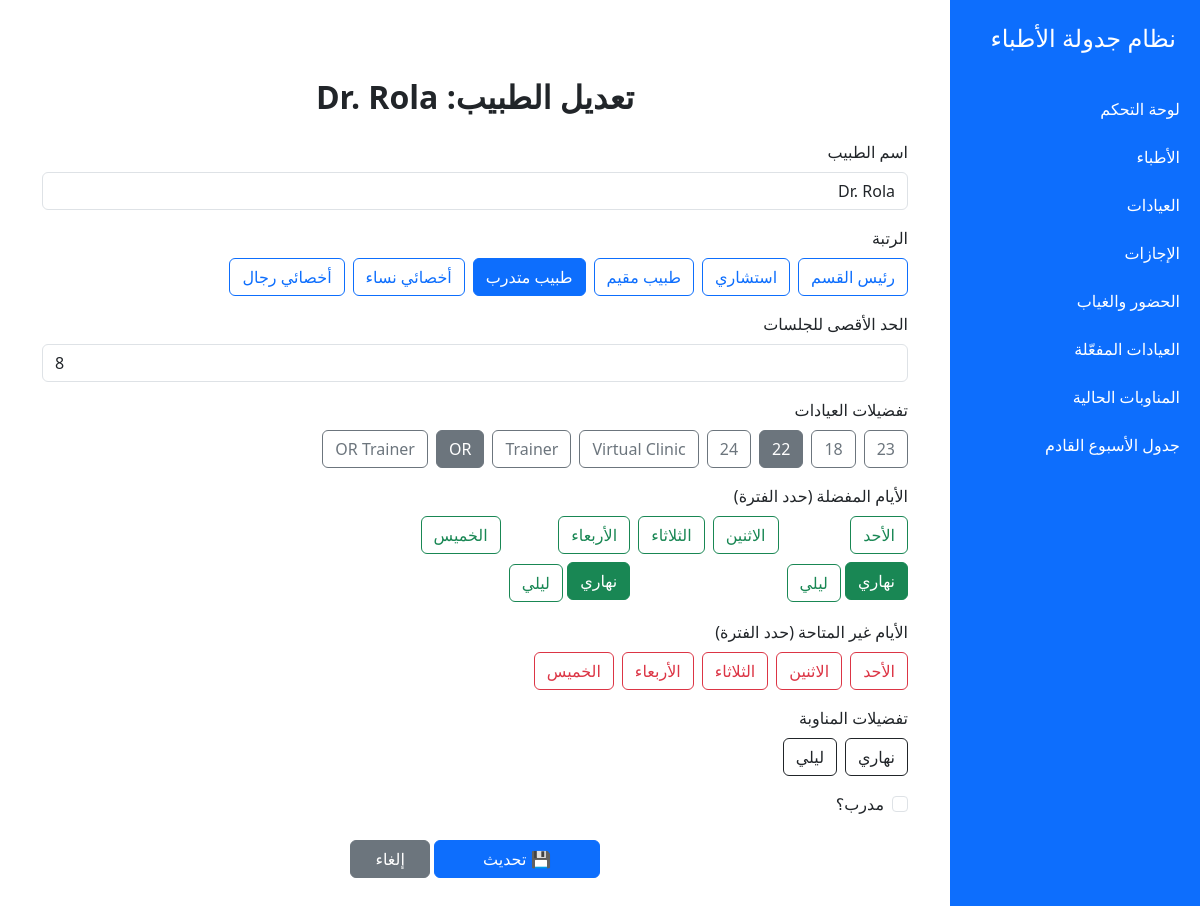
The app's page /dashboard/doctors/5/edit/, older data.
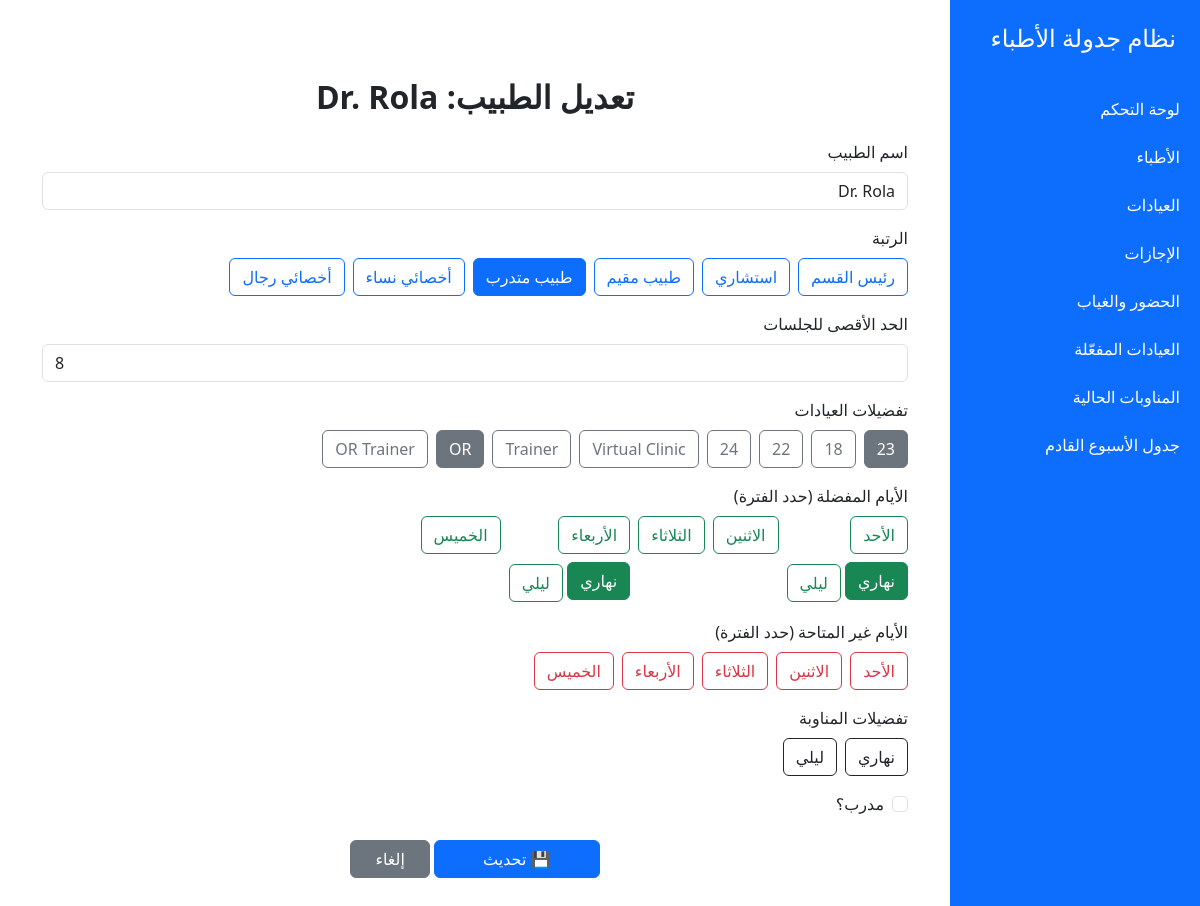
The same page, newer data.
### doctors_app/views.py (the view, shortened to what this page needs)
# urls.py: path('doctors/<int:doctor_id>/edit/', views.edit_doctor, name='edit_doctor'),
def edit_doctor(request, doctor_id):
    doctor = get_object_or_404(Doctor, pk=doctor_id)
    context = {
        'doctor': doctor,
        'roles': ["رئيس القسم", "استشاري", "طبيب مقيم", "طبيب متدرب", "أخصائي نساء", "أخصائي رجال"],
        'clinic_names': Clinic.objects.values_list('name', flat=True),
        'work_days': WORK_DAYS,
        'shift_types': ['نهاري', 'ليلي']
    }
    return render(request, 'edit_doctor.html', context)

### templates/edit_doctor.html (shortened to what this page needs)
{% extends "base.html" %}
{% block content %}
<div class="container mt-5">
  <h2 class="mb-4 text-center fw-bold">تعديل الطبيب: {{ doctor.name }}</h2>
  <form method="post">
    <div class="mb-3">
      <label class="form-label">اسم الطبيب</label>
      <input type="text" class="form-control" name="name" value="{{ doctor.name }}" required>
    </div>
    <div class="mb-3">
      <label class="form-label">الرتبة</label>
      <div class="d-flex flex-wrap gap-2">
        {% for role in roles %}
          <button type="button" class="btn btn-outline-primary {% if doctor.specialty == role %}active{% endif %}" onclick="selectRole('{{ role }}', this)">{{ role }}</button>
        {% endfor %}
      </div>
    </div>
    <div class="mb-3">
      <label class="form-label">الحد الأقصى للجلسات</label>
      <input type="number" class="form-control" name="max_sessions" value="{{ doctor.max_sessions }}" required>
    </div>
    <div class="mb-3">
      <label class="form-label">تفضيلات العيادات</label>
      <div class="d-flex flex-wrap gap-2">
        {% for clinic in clinic_names %}
          <button type="button" class="btn btn-outline-secondary {% if clinic in doctor.preferred_clinics %}active{% endif %}" onclick="toggleSelection(this, 'preferred_clinics')">{{ clinic }}</button>
        {% endfor %}
      </div>
    </div>
    <div class="mb-3">
      <label class="form-label">الأيام المفضلة (حدد الفترة)</label>
      <div class="d-flex flex-wrap gap-2">
        {% for day in work_days %}
          <div class="day-block">
            <button type="button" class="btn btn-outline-success" onclick="toggleDay('{{ day }}', 'preferred')">{{ day }}</button>
            <div id="preferred-{{ day }}" class="mt-2" style="display: none;">
              <button type="button" class="btn btn-outline-success mb-1" onclick="togglePreferredDay('{{ day }}', 'نهاري', this)">نهاري</button>
              <button type="button" class="btn btn-outline-success" onclick="togglePreferredDay('{{ day }}', 'ليلي', this)">ليلي</button>
            </div>
          </div>
        {% endfor %}
      </div>
    </div>
    <div class="mb-3">
      <label class="form-label">الأيام غير المتاحة (حدد الفترة)</label>
      <div class="d-flex flex-wrap gap-2">
        {% for day in work_days %}
          <div class="day-block">
            <button type="button" class="btn btn-outline-danger" onclick="toggleDay('{{ day }}', 'unavailable')">{{ day }}</button>
          </div>
        {% endfor %}
      </div>
    </div>
    <div class="mb-3">
      <label class="form-label">تفضيلات المناوبة</label>
      <div class="d-flex flex-wrap gap-2">
        {% for shift in shift_types %}
          <button type="button" class="btn btn-outline-dark {% if shift in doctor.shift_preference %}active{% endif %}" onclick="toggleSelection(this, 'shift_preference')">{{ shift }}</button>
        {% endfor %}
      </div>
    </div>
    <div class="form-check mb-4">
      <input class="form-check-input" type="checkbox" name="has_training" id="has_training" {% if doctor.has_training %}checked{% endif %}>
      <label class="form-check-label" for="has_training">مدرب؟</label>
    </div>
    <div class="text-center">
      <button type="submit" class="btn btn-primary px-5">💾 تحديث</button>
      <a href="{% url 'doctors_list' %}" class="btn btn-secondary px-4">إلغاء</a>
    </div>
  </form>
</div>
{% endblock %}

Row changes from the older to the newer data that the page shows:
changed Doctor "Dr. Rola": preferred_clinics "[\"OR\", \"22\"]" → "[\"23\", \"OR\"]" (drawn)
